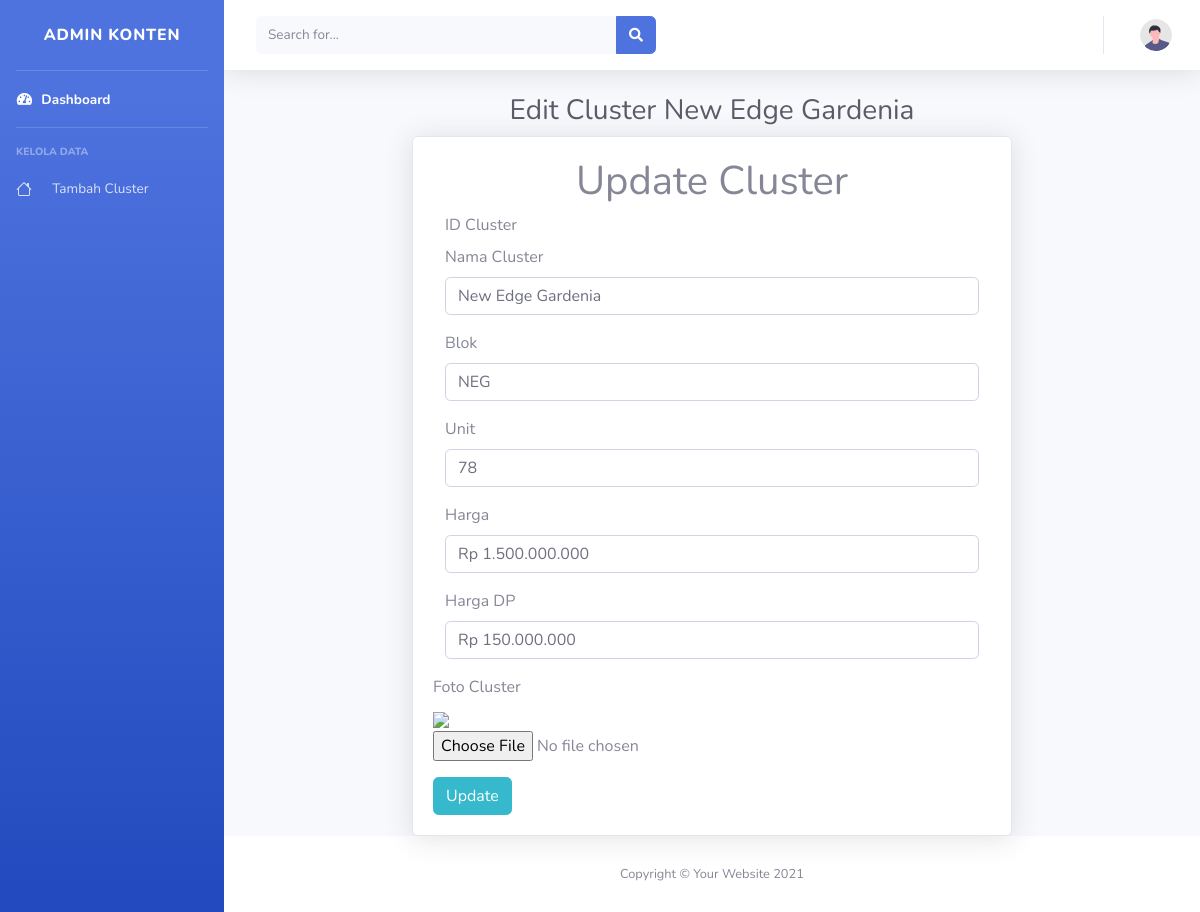
Screenshot of /admin/edit_cluster.php?id=37 with the database file from the repository.
### tables this page shows
CREATE TABLE `cluster` (
  `id_cluster` int(11) NOT NULL,
  `foto_cluster` varchar(100) NOT NULL,
  `nama_cluster` varchar(100) NOT NULL,
  `blok` varchar(100) NOT NULL,
  `jumlah_unit` int(100) NOT NULL,
  `harga` varchar(100) NOT NULL,
  `harga_dp` varchar(100) NOT NULL,
  `filter` varchar(11) NOT NULL,
  `jenis_cluster` varchar(50) NOT NULL
);

### admin/edit_cluster.php (the view, shortened to what this page needs)
<?php
require('../koneksi.php');
$clusterId = $_GET['id'];
$query = "SELECT * FROM cluster WHERE id_cluster='$clusterId'";
$result = mysqli_query($koneksi, $query);
while ($row = mysqli_fetch_array($result)) {
    $nama_cluster = $row['nama_cluster'];
    $blok = $row['blok'];
    $jumlah_unit = $row['jumlah_unit'];
    $harga = $row['harga'];
    $hargaDp = $row['harga_dp'];
}
?>
<!DOCTYPE html>
<html lang="en">
<head>
    <link href="vendor/fontawesome-free/css/all.min.css" rel="stylesheet" type="text/css">
    <link href="css/sb-admin-2.min.css" rel="stylesheet">
    <link href="vendor/datatables/dataTables.bootstrap4.min.css" rel="stylesheet">
</head>
<body id="page-top">
    <div id="wrapper">
        <ul class="navbar-nav bg-gradient-primary sidebar sidebar-dark accordion" id="accordionSidebar">
            <a class="sidebar-brand d-flex align-items-center justify-content-center" href="index.php">
                <div class="sidebar-brand-text mx-3">Admin Konten</div>
            </a>
            <hr class="sidebar-divider my-0">
            <li class="nav-item active">
                <a class="nav-link" href="index.php">
                    <i class="fas fa-fw fa-tachometer-alt"></i>
                    <span>Dashboard</span></a>
            </li>
            <hr class="sidebar-divider">
            <div class="sidebar-heading">
                Kelola Data
            </div>
            <li class="nav-item">
                <a class="nav-link" href="tambah_cluster.php">
                    <span class="ml-3">Tambah Cluster</span></a>
            </li>
        </ul>
        <div id="content-wrapper" class="d-flex flex-column">
            <div id="content">
                <nav class="navbar navbar-expand navbar-light bg-white topbar mb-4 static-top shadow">
                    <form class="d-none d-sm-inline-block form-inline mr-auto ml-md-3 my-2 my-md-0 mw-100 navbar-search">
                        <div class="input-group">
                            <input type="text" class="form-control bg-light border-0 small" placeholder="Search for..." aria-label="Search" aria-describedby="basic-addon2">
                            <div class="input-group-append">
                                <button class="btn btn-primary" type="button">
                                    <i class="fas fa-search fa-sm"></i>
                                </button>
                            </div>
                        </div>
                    </form>
                    <ul class="navbar-nav ml-auto">
                        <li class="nav-item dropdown no-arrow">
                            <a class="nav-link dropdown-toggle" href="#" id="userDropdown" role="button" data-toggle="dropdown" aria-haspopup="true" aria-expanded="false">
                                <img class="img-profile rounded-circle" src="img/undraw_profile.svg">
                            </a>
                        </li>
                    </ul>
                </nav>
                <div class="container-fluid">
                    <h1 class="h3 mb-2 text-gray-800 text-center">Edit Cluster <?php echo $nama_cluster ?></h1>
                    <div class="card shadow mb-4 m-auto" style="width: 600px;">
                        <div class="card-body">
                            <form class="php-email-form" action="../admin/edit_cluster.php" method="POST" enctype="multipart/form-data">
                                <div class="col">
                                    <h1 class="text-center"><span>Update Cluster</span></h1>
                                    <div>
                                        <label>ID Cluster</label>
                                    </div>
                                    <div class="row-md-6 form-group mb-3">
                                        <label>Nama Cluster</label>
                                        <input class="form-control" type="text" name="txt_namacluster" value="<?php echo $nama_cluster; ?>" autofocus="" />
                                    </div>
                                    <div class="row-md-6 form-group mb-3">
                                        <label>Blok</label>
                                        <input class="form-control" type="text" name="txt_blok" value="<?php echo $blok; ?>" />
                                    </div>
                                    <div class="row-md-6 form-group mb-3">
                                        <label>Unit</label>
                                        <input class="form-control" type="text" name="jumlah_unit" value="<?php echo $jumlah_unit; ?>" />
                                    </div>
                                    <div class="row-md-6 form-group mt-3 mt-md-0 mb-3">
                                        <label>Harga</label>
                                        <input class="form-control" type="text" name="harga" value="<?php echo $harga; ?>" />
                                    </div>
                                    <div class="row-md-6 form-group mt-3 mt-md-0 mb-3">
                                        <label>Harga DP</label>
                                        <input class="form-control" type="text" name="harga_dp" value="<?php echo $hargaDp; ?>" />
                                    </div>
                                </div>
                                <div class="row-md-6 form-group mt-3 mt-md-0 mb-3">
                                    <label>Foto Cluster</label>
                                    <div class="image-wrapper">
                                        <img src="img/images_cluster/<?php echo $row['foto_cluster'] ?>">
                                    </div>
                                    <input type="file" name="txt_fotocluster" value="" />
                                </div>
                                <div class="group">
                                    <input type="submit" name="update" class="btn btn-info btn-md" value="Update">
                                </div>
                        </div>
                    </div>
                </div>
            </div>
            <footer class="sticky-footer bg-white">
                <div class="container my-auto">
                    <div class="copyright text-center my-auto">
                        <span>Copyright &copy; Your Website 2021</span>
                    </div>
                </div>
            </footer>
        </div>
    </div>
</body>
</html>

### rows the page displays
cluster: nama_cluster "New Edge Gardenia", txt_namacluster "New Edge Gardenia", txt_blok "NEG", jumlah_unit "78", harga "Rp 1.500.000.000", harga_dp "Rp 150.000.000"
